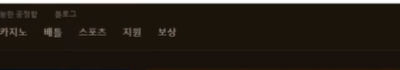
#> input picture captura_periodica.png, 400 x 70 px
$ python parser.py
#> lines starting #> are read from the running program, lines starting #| are printed output that depends on the picture
import pytesseract
import json
from PIL import Image
import os

# Definir constantes globales para las rutas
RUTA_IMAGEN = './captura_periodica.png'
RUTA_JSON = os.path.join(os.path.dirname(__file__), 'content.json')

def leer_contenido_imagen(ruta_imagen):
#> called with ruta_imagen = './captura_periodica.png'
    try:
        # Usar 'with' para manejo seguro del archivo
        with Image.open(ruta_imagen) as imagen:
            # Reducir la resolución un 10% para acelerar el procesamiento
#> imagen is the input picture: PIL image 400x70 RGB; mean R, G, B 39.7, 32.6, 25
            nueva_ancho = int(imagen.width * 0.6)
#> nueva_ancho = 240
            nueva_alto = int(imagen.height * 0.6)
#> nueva_alto = 42
            imagen = imagen.resize((nueva_ancho, nueva_alto))
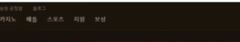
#> imagen: PIL image 240x42 RGB; mean R, G, B 39.7, 32.5, 25

            # Ejecutar OCR en la imagen redimensionada
            texto = pytesseract.image_to_string(imagen, lang='spa')

        return texto.strip()
    except Exception as e:
        print(f"Error al leer la imagen: {e}")
        return None

def guardar_en_json(contenido, ruta_json):
    try:
        with open(ruta_json, 'w', encoding='utf-8') as archivo_json:
            json.dump({"contenido": contenido}, archivo_json, ensure_ascii=False, indent=4)
        print(f"Contenido guardado en {ruta_json}")
    except Exception as e:
        print(f"Error al guardar el JSON: {e}")

def main():
    contenido = leer_contenido_imagen(RUTA_IMAGEN)
    if contenido:
        guardar_en_json(contenido, RUTA_JSON)
    else:
        print("No se pudo extraer contenido de la imagen.")

if __name__ == "__main__":
    main()
